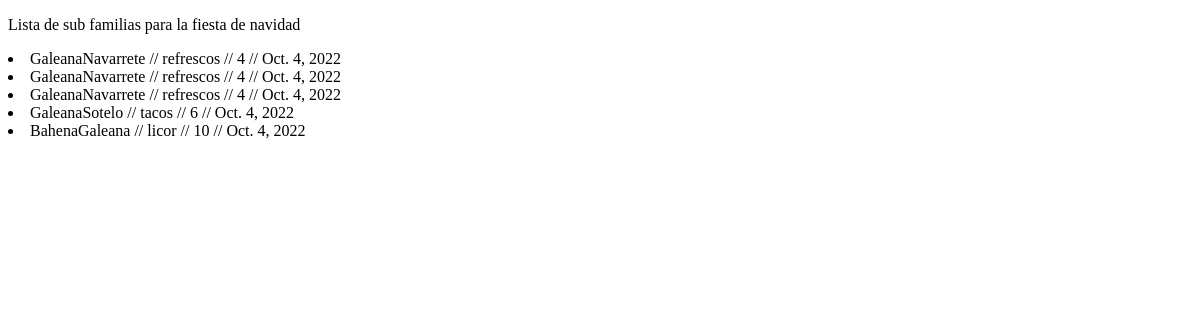
The page /fiesta-familia/ on the database as committed earlier.
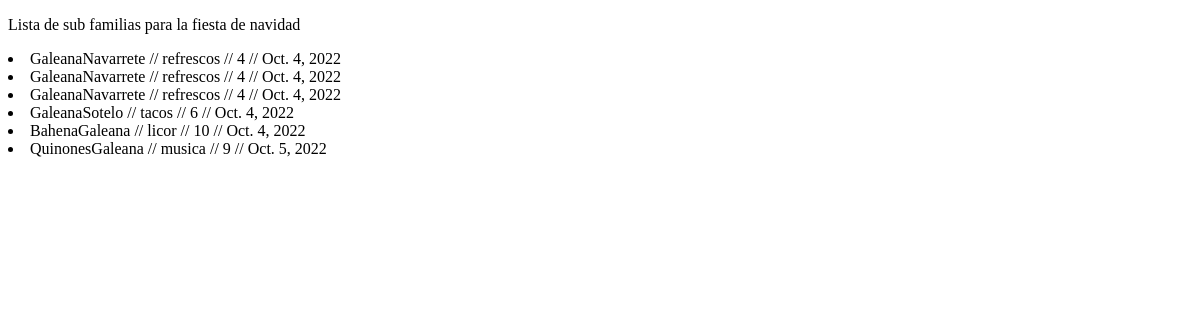
The same page on the database as committed later.
### ver_familia/models.py (models this page shows)
class Subfamilia(models.Model):
     apellidos = models.CharField(max_length=30)
     asignacion = models.CharField(max_length=50)
     invitados = models.IntegerField()
     fecha_pago = models.DateField(null=True)

### MVTRaulGaleana/views.py (the view)
# urls.py: path('fiesta-familia/', views.fiesta_familia),
def fiesta_familia(request):
    sub_familias = Subfamilia.objects.all()
    template = loader.get_template('fiesta_familia.html')
    template_rend = template.render({'sub_familias': sub_familias})
    return HttpResponse(template_rend)

### templates/fiesta_familia.html (shortened to what this page needs)
<!DOCTYPE html>
<html lang="en">
<head>
</head>
<body>
    <p>Lista de sub familias para la fiesta de navidad</p>
    {% for sub_familia in sub_familias %}
        <li>{{sub_familia.apellidos}} // {{sub_familia.asignacion}} // {{sub_familia.invitados}} // {{sub_familia.fecha_pago}}</li>
    {% endfor %}
</body>
</html>

Rows that differ between the two databases and show on the page:
added Subfamilia: apellidos "QuinonesGaleana", asignacion "musica", invitados "9", fecha_pago "Oct. 5, 2022"
